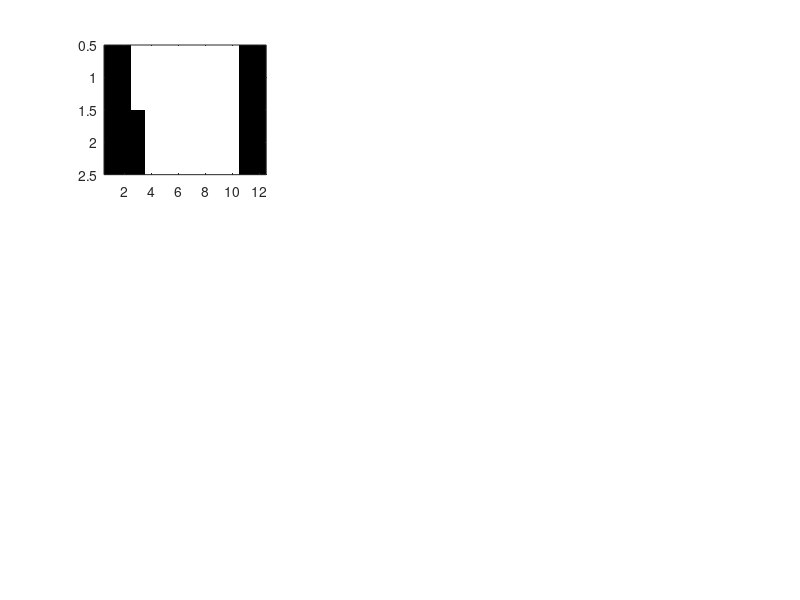

Write the MATLAB code that produced this figure. (Note: this script raises an error after producing the figure.)
function linearDecompositionsWithMotionEnergy(figName)
% linearDecompositionsWithMotionEnergy runs apparent motion stimuli over a
% simple motion energy model, and also runs two different linear
% decompositions of these stimuli through the model, to test for
% differences. 
%
% This code reproduces Figure S6B of the manuscript
% Salazar-Gatzimas E, Agrochao M, Fitzgerald JE, Clark DA (2018) Decorrelation of parallel motion pathways explains the neuronal basis of an illusory motion percept. Current Biology.
%
% This code was tested with Matlab 2015a, but could work with previous
% versions and should work with future versions. The ConfAxis utility is
% provided in the utils/ folder and serves to prettify some of these
% figures.
if nargin<1
    figName = '';
end


% Initialize apparent motion stimulus linear decompositions--these
% components will have a positive contrast of 1
% This is the first bar
bar1 = [zeros(1,2),ones(1,8),zeros(1,2)];
% This is the second bar
bar2 = [zeros(1,3),ones(1,7),zeros(1,2)];
% This is the piece of the first bar that appears before the second bar
% appears
bar1InitialComponent = [zeros(1,2),ones(1,1),zeros(1,9)];

% Initialize stimulus to mean background
stimInit = zeros(2,12);
stimSpaceDecomposition2 = stimInit;
stimSpaceDecomposition1 = stimInit;

stimTimeDecomposition1 = stimInit;
stimTimeDecomposition2 = stimInit;

% DECOMPOSITION A: BY SPACE
% When summed, these two stimuli vectors define a displacement from row 1
% (where bar 1 is) to row 2 (where bar 2 is)
stimSpaceDecomposition1(1,:) = bar1;
stimSpaceDecomposition2(2,:) = bar2;
% This function will compute and plot how the motion energy model responds
% to the space decomposition in both directions
modelMotionEnergyResponse(stimSpaceDecomposition1,stimSpaceDecomposition2, [figName ' Spatial']);

% DECOMPOSITION B: BY TIME
% This is the component of the apparent motion stimulus when both bars are
% present (so both parts look like bar 2, and when summed with the initial
% bar 1 component the same apparent motion stimulus displacing from row 1
% to row 2 gets formed
stimTimeDecomposition1(1,:) = bar1InitialComponent;
stimTimeDecomposition2(1,:) = bar2;
stimTimeDecomposition2(2,:) = bar2;
% This function will compute and plot how the motion energy model responds
% to the time decomposition in both directions
modelMotionEnergyResponse(stimTimeDecomposition1,stimTimeDecomposition2,[figName ' Temporal']);


function modelMotionEnergyResponse(component1,component2, decompName)
% Assumes (for legend purposes) that the components sum create a down
% stimulus
out = MakeFigure;
decompType = [decompName ' ' 'Decomposition'];
set(out, 'Name', decompType);

% Compute the apparent motion stimulus by adding the two components
motionDirDown = component1+component2;

% Plot summed components (the apparent motion) in one direction
pltH = subplot(3,3,1);
imagesc(motionDirDown); colormap gray;ConfAxis;
set(pltH, 'CLim', [-1 1]);
title('Full Stim $\downarrow$');
xlabel('time');

% Plot individual components
pltH = subplot(3,3,2);
imagesc(component1); colormap gray;ConfAxis;
set(pltH, 'CLim', [-1 1]);
title('Component 1 $\downarrow$');

pltH = subplot(3,3,3);
imagesc(component2); colormap gray;ConfAxis;
set(pltH, 'CLim', [-1 1]);
title('Component 2 $\downarrow$');

% Compute the opposite direction of stimulus displacement
component1OppDir = component1(end:-1:1, :);
component2OppDir = component2(end:-1:1, :);
motionDirUp = component1OppDir + component2OppDir;

% Plot summed components (the apparent motion) in opposite direction
pltH = subplot(3,3,4);
imagesc(motionDirUp); colormap gray;ConfAxis;
set(pltH, 'CLim', [-1 1]);
title('Full Stim $\uparrow$');
xlabel('time');

% Plot individual components
pltH = subplot(3,3,5);
imagesc(component1OppDir); colormap gray;ConfAxis;
set(pltH, 'CLim', [-1 1]);
title('Component 1 $\uparrow$');

pltH = subplot(3,3,6);
imagesc(component2OppDir); colormap gray;ConfAxis;
set(pltH, 'CLim', [-1 1]);
title('Component 2 $\uparrow$');

% Compute the motion energy response to the components and the sums in both
% directions, and then average the responses to see DS
motDownResponse = mean(motionEnergyModel(motionDirDown));
motUpResponse = mean(motionEnergyModel(motionDirUp));
motComp1Response = mean(motionEnergyModel(component1));
motComp2Response = mean(motionEnergyModel(component2));
motComp1OppResponse = mean(motionEnergyModel(component1OppDir));
motComp2OppResponse = mean(motionEnergyModel(component2OppDir));

% Plot the motion energy responses
rspAx = subplot(3, 1, 3);
hold on;
bar(1, motDownResponse);
bar(2, motUpResponse);
bar([3 4], [motComp1Response motComp2Response; motComp1OppResponse motComp2OppResponse], 0.8, 'stacked');

% Label the responses
rspAx.XTick = 1:4;
rspAx.XTickLabel = {'M($S_{\downarrow}$)', 'M($S_{\uparrow}$)', 'M($s_{\downarrow,A,1}+s_{\downarrow,A,2}$)', 'M($s_{\uparrow,A,1}+s_{\uparrow,A,2}$)'};
ConfAxis

% We need some latex interpreting to make things look nice
subpans = out.findobj('Type', 'Axes');
xlabs = [subpans.XLabel];
ylabs = [subpans.YLabel];
titles = [subpans.Title];

[xlabs.Interpreter] = deal('latex');
[ylabs.Interpreter] = deal('latex');
[titles.Interpreter] = deal('latex');
[subpans.TickLabelInterpreter] = deal('latex');


function out = motionEnergyModel(stim)
% Split stimulus into two locadtions in space
s1 = stim(1,:);
s2 = stim(2,:);

% Two simple derivative arms, one delayed with respect to the other
f1 = [0,1,-1];
f2 = [1,-1];

temp = filter(f1,1,s1) + filter(f2,1,s2); % Temporal filtering

n = 2; % Squaring nonlinearity
out = temp.^n;

% Utility for figure making
function plotH = MakeFigure(varargin)
plotH = figure('Color',[1 1 1],varargin{:});
set(plotH,'Position',[200,500,1000,1000],'WindowStyle','docked');